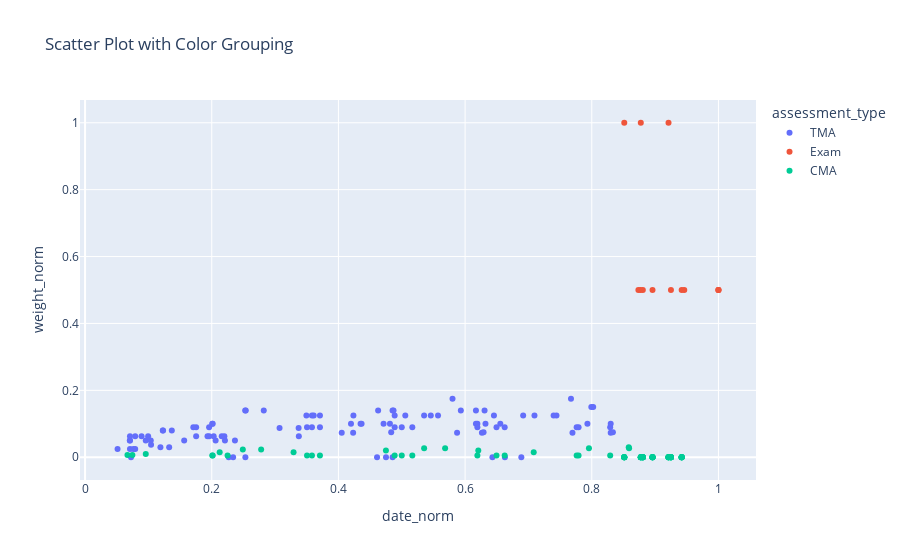

Notebook code for this chart:
### Code cell
# let's take a loot at the relationship between normalised date and normalised weight for the different assessment types
fig = px.scatter(df_assessments, x='date_norm', y='weight_norm', color='assessment_type', title='Scatter Plot with Color Grouping')
fig.show()
